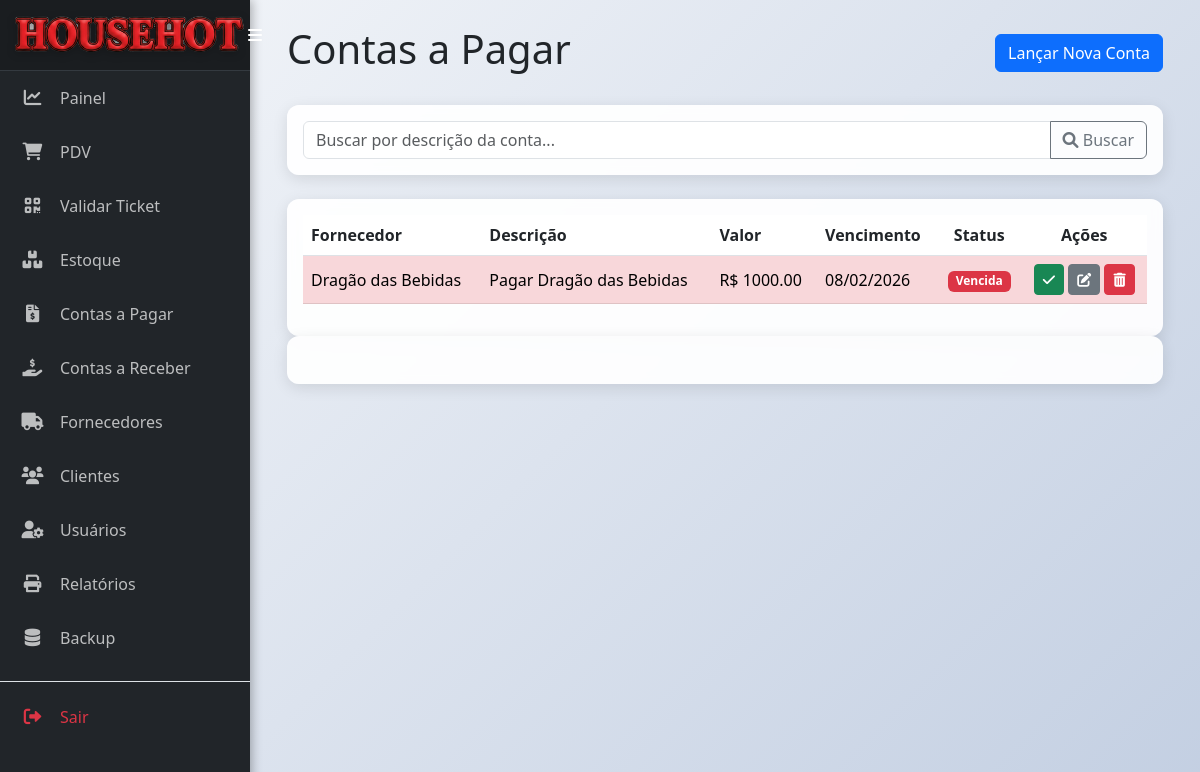
Screenshot of /contas (signed in) with the database file from the repository.
### models.py (models this page shows)
class ContaPagar(db.Model):
    __tablename__ = 'conta_pagar'
    id = db.Column(db.Integer, primary_key=True)
    descricao = db.Column(db.String(200), nullable=False)
    valor = db.Column(db.Float, nullable=False)
    data_vencimento = db.Column(db.Date, nullable=False)
    data_pagamento = db.Column(db.Date, nullable=True)
    status = db.Column(db.String(20), nullable=False, default='pendente')
    fornecedor_id = db.Column(db.Integer, db.ForeignKey('fornecedor.id'), nullable=False)

class Fornecedor(db.Model):
    __tablename__ = 'fornecedor'
    id = db.Column(db.Integer, primary_key=True)
    nome = db.Column(db.String(100), nullable=False, unique=True)
    cnpj = db.Column(db.String(18), unique=True, nullable=True)
    telefone = db.Column(db.String(20))
    email = db.Column(db.String(100))
    produtos = db.relationship('Produto', backref='fornecedor', lazy=True)
    contas = db.relationship('ContaPagar', backref='fornecedor', lazy=True)

### app.py (the view)
@app.route('/contas')
@login_required
def listar_contas():
    search_term = request.args.get('q')
    query = ContaPagar.query
    if search_term:
        query = query.filter(ContaPagar.descricao.ilike(f'%{search_term}%'))
    contas = query.order_by(ContaPagar.data_vencimento.asc()).all()
    return render_template('contas_a_pagar.html', contas=contas, search_term=search_term)

### app.py (called while the page is built)
@app.context_processor
def inject_datetime():
    return {'modules': {'datetime': datetime, 'date': date, 'timedelta': timedelta}}

def login_required(f):
    @wraps(f)
    def decorated_function(*args, **kwargs):
        if 'logged_in' not in session or 'user_id' not in session:
            session.clear()
            flash('A sua sessão é inválida. Por favor, faça login novamente.', 'warning')
            return redirect(url_for('login'))
        return f(*args, **kwargs)
    return decorated_function

### templates/contas_a_pagar.html (shortened to what this page needs)
{% extends 'base.html' %}
{% block content %}
<div class="d-flex justify-content-between align-items-center mb-4">
    <h1>Contas a Pagar</h1>
    <a href="{{ url_for('adicionar_conta') }}" class="btn btn-primary">Lançar Nova Conta</a>
</div>
<div class="card mb-4">
    <div class="card-body">
        <form method="GET" action="{{ url_for('listar_contas') }}">
            <div class="input-group">
                <input type="text" class="form-control" name="q" placeholder="Buscar por descrição da conta..." value="{{ search_term or '' }}">
                <button class="btn btn-outline-secondary" type="submit"><i class="fas fa-search"></i> Buscar</button>
            </div>
        </form>
    </div>
</div>
<div class="card">
    <div class="card-body">
        <table class="table table-hover align-middle">
            <thead>
                <tr>
                    <th>Fornecedor</th>
                    <th>Descrição</th>
                    <th>Valor</th>
                    <th>Vencimento</th>
                    <th class="text-center">Status</th>
                    <th class="text-center">Ações</th>
                </tr>
            </thead>
            <tbody>
                {% for conta in contas %}
                    {% set hoje = modules.date.today() %}
                    {% set amanha = hoje + modules.timedelta(days=1) %}
                    {% set row_class = '' %}
                    {% if conta.status == 'pendente' and conta.data_vencimento < hoje %}
                        {% set row_class = 'table-danger' %}
                    {% elif conta.status == 'pendente' and conta.data_vencimento == hoje %}
                        {% set row_class = 'table-primary' %}
                    {% elif conta.status == 'pendente' and conta.data_vencimento == amanha %}
                        {% set row_class = 'table-warning' %}
                    {% endif %}
                <tr class="{{ row_class }}">
                    <td>{{ conta.fornecedor.nome }}</td>
                    <td>{{ conta.descricao }}</td>
                    <td>R$ {{ "%.2f"|format(conta.valor) }}</td>
                    <td>{{ conta.data_vencimento.strftime('%d/%m/%Y') }}</td>
                    <td class="text-center">
                        {% if conta.status == 'pago' %}
                            <span class="badge bg-success">Pago</span>
                        {% elif row_class == 'table-danger' %}
                            <span class="badge bg-danger">Vencida</span>
                        {% elif row_class == 'table-primary' %}
                            <span class="badge bg-primary">Vence Hoje</span>
                        {% elif row_class == 'table-warning' %}
                            <span class="badge bg-warning text-dark">Vence amanhã</span>
                        {% else %}
                            <span class="badge bg-info text-dark">Pendente</span>
                        {% endif %}
                    </td>
                    <td class="text-center">
                        {% if conta.status == 'pendente' %}
                        <form action="{{ url_for('pagar_conta', id=conta.id) }}" method="POST" class="d-inline">
                            <button type="submit" class="btn btn-success btn-sm" title="Marcar como Pago">
                                <i class="fas fa-check"></i>
                            </button>
                        </form>
                        {% endif %}
                        <a href="{{ url_for('editar_conta', id=conta.id) }}" class="btn btn-secondary btn-sm" title="Editar">
                            <i class="fas fa-edit"></i>
                        </a>
                        <button type="button" class="btn btn-danger btn-sm" data-bs-toggle="modal" data-bs-target="#confirmDeleteModal-{{ conta.id }}" title="Excluir">
                            <i class="fas fa-trash-alt"></i>
                        </button>
                    </td>
                </tr>
                {% else %}
                <tr>
                    <td colspan="6" class="text-center text-muted">Nenhuma conta encontrada.</td>
                </tr>
                {% endfor %}
            </tbody>
        </table>
    </div>
</div>
{% for conta in contas %}
<div class="card">
    <div class="card-body">
        <div class="table-responsive">
        </div>
    </div>
</div>
{% endfor %}
{% endblock %}

### static/css/style.css (style rules this page uses)
body { background: linear-gradient(135deg, #f5f7fa 0%, #c3cfe2 100%) !important; background-attachment: fixed; margin: 0; font-family: 'Segoe UI', Tahoma, Geneva, Verdana, sans-serif; min-height: 100vh; overflow-x: hidden; }
.card { border: none; border-radius: 12px; box-shadow: 0 4px 15px rgba(0, 0, 0, 0.1); background-color: rgba(255, 255, 255, 0.92) !important; backdrop-filter: blur(10px); }

### templates/contas_a_pagar.html (style rules this page uses)
body { background-image: url('https://facil123.com.br/wp-content/uploads/contas-a-receber-6-coisas-que-voce-esta-esquecendo.jpg'); background-size: cover; background-attachment: fixed; }
.card { background-color: rgba(255, 255, 255, 0.95); backdrop-filter: blur(5px); }

### rows the page displays
ContaPagar: fornecedor.nome "Dragão das Bebidas", descricao "Pagar Dragão das Bebidas", valor "1000.00", data_vencimento "08/02/2026", status "Vencida"
